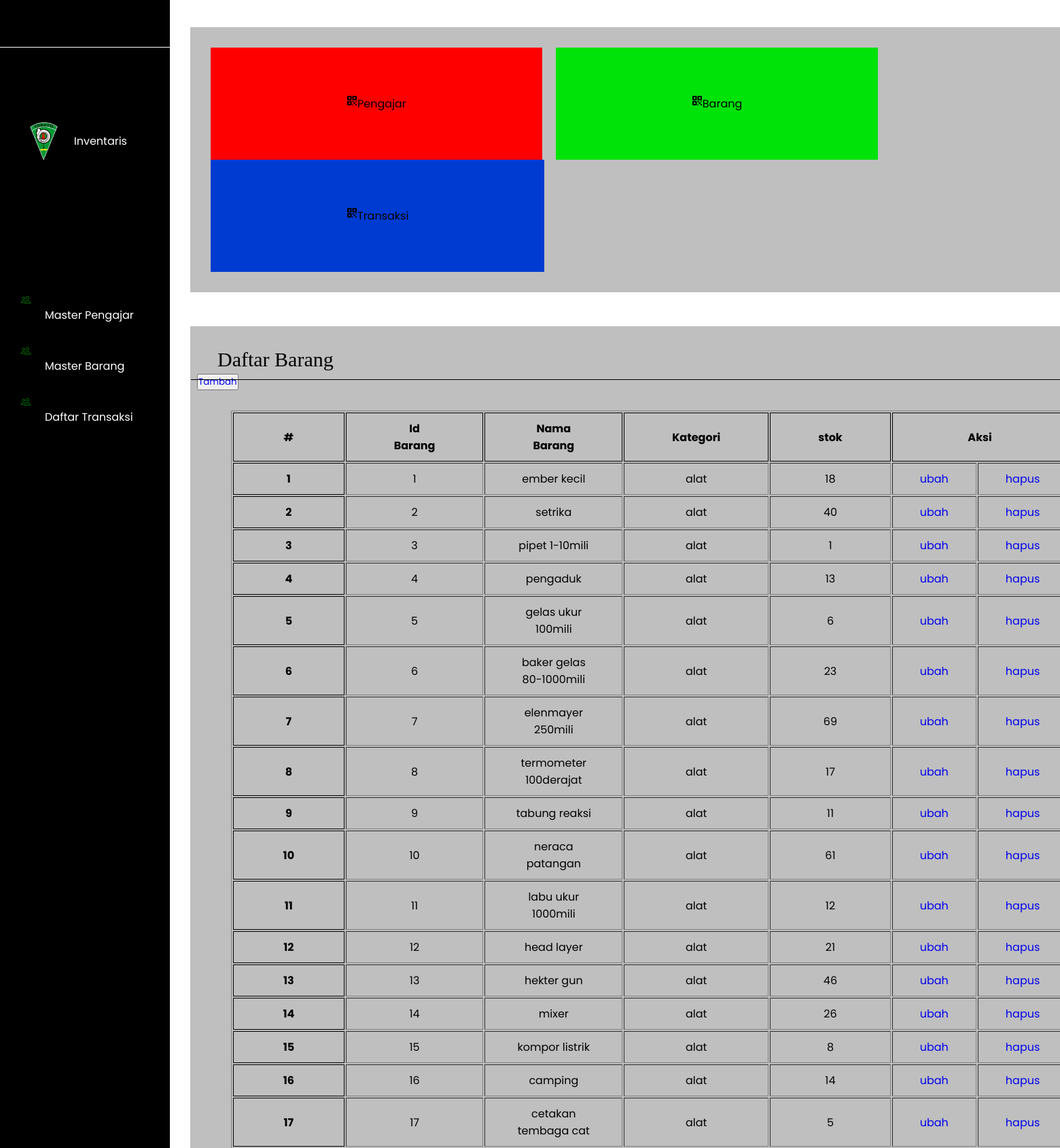
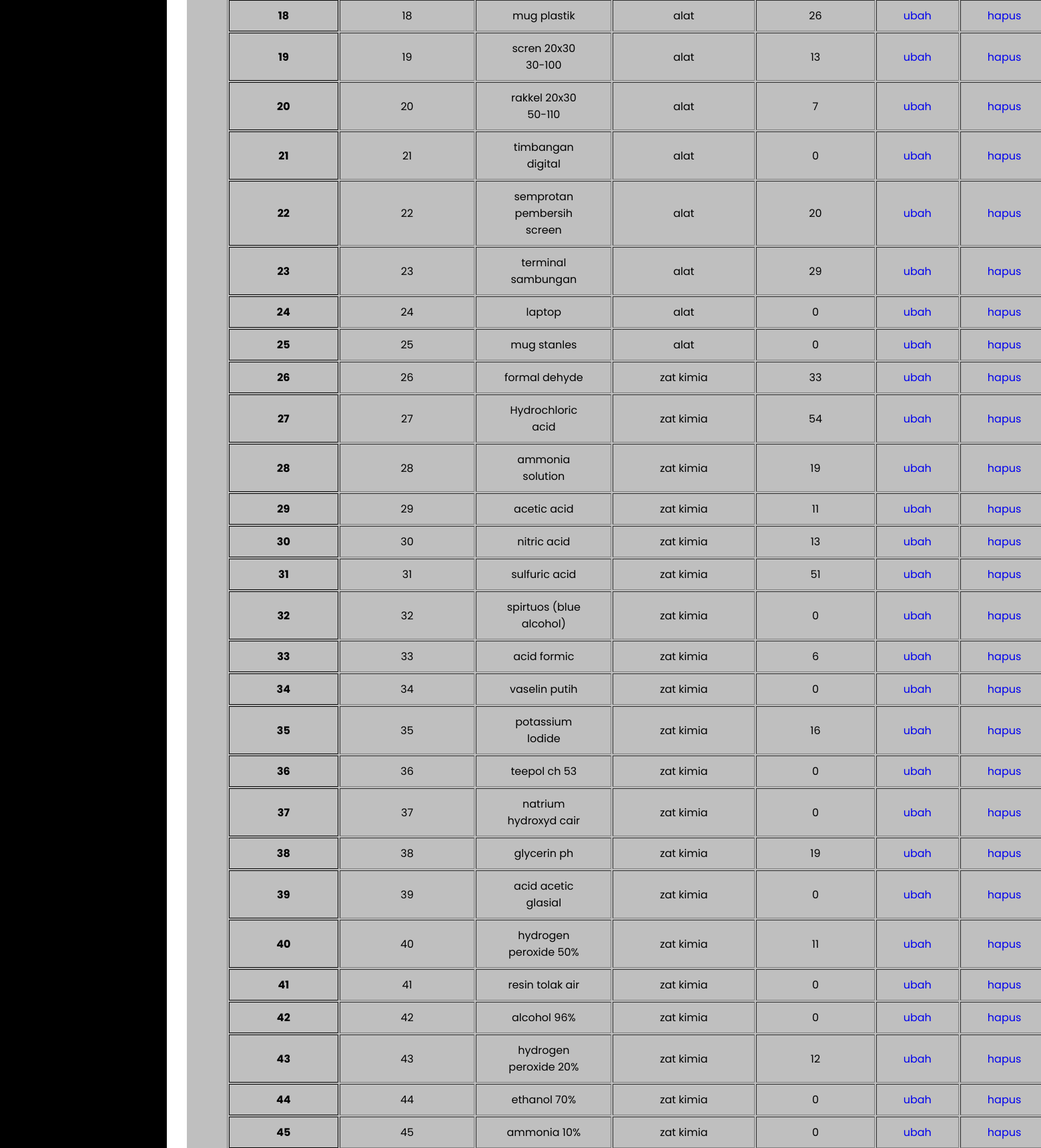
Screenshot of /PWPBQUIZ/barang.php (upper part) with the database file from the repository (2 pictures, top to bottom).
### tables this page shows
CREATE TABLE `tb_barang` (
  `id_barang` int(11) NOT NULL,
  `nama_barang` varchar(50) NOT NULL,
  `kategori_barang` varchar(50) NOT NULL,
  `stok` int(5) NOT NULL
);

### PWPBQUIZ/barang.php (the view, shortened to what this page needs)
<!DOCTYPE html>
<html lang="en">
  <head>
    <link rel="stylesheet" href="css/st.css" />
  </head>
  <body>
    <nav>
    <div class="container">
      <div class="navigation">
        <div class="inventaris-text">
          <img src="foto/logo.png" alt="">
            <p>Inventaris</p>
        </div>
        <div class="menu-toggle"></div>
        <ul class="list">
          <li>
            <div class="icon">
              <ion-icon name="people-outline"></ion-icon>
            </div>
              <a href="#">Master Pengajar</a>
          </li>
          <li>
            <div class="icon">
              <ion-icon name="people-outline"></ion-icon>
            </div>
            <a href="#">Master Barang</a>
          </li>
          <li>
            <div class="icon">
              <ion-icon name="people-outline"></ion-icon>
            </div>
            <a href="#">Daftar Transaksi</a>
          </li>
        </ul>
      </div>
    </div>
    </nav>
    <section>
      <div class="diatas-barang">
        <div class="menubarang">
            <div class="menbar" style="background-color: red;">
              <ion-icon name="qr-code"></ion-icon>
              <div class="text2">Pengajar</div>
            </div>
            <div class="menbar" style="background-color: #00E309">
              <ion-icon name="qr-code"></ion-icon>
              <div class="text2">Barang</div>
            </div>
            <div class="menbar" style="background-color: #003BD1">
              <ion-icon name="qr-code"></ion-icon>
              <div class="text2">Transaksi</div>
            </div>
        </div>
      </div>
    </section>
    <section>
      <div class="transaksi-table">
        <div class="table-barang">
          <div class="tekx">Daftar Barang</div>
          <div class="garis"></div>
          <div>
            <button><a href="formtambah.php">Tambah</a></button>
          </div>
          <div class="table">
            <table border="1" style="width: 100%;">
              <tr>
                <th>#</th>
                <th>Id Barang</th>
                <th>Nama Barang</th>
                <th>Kategori</th>
                <th>stok</th>
                <th colspan="2">Aksi</th>
              </tr>
              <?php
                include "proses/koneksi_db.php";
                $no = 1;
                $queri = "select * from tb_barang";
                $hasil = mysqli_query($koneksi, $queri);
                while ($data = mysqli_fetch_array($hasil)) {
                    echo "<tr><th>" .$no. "</th>
                    <td>" .$data['id_barang']. "</td>
                    <td>" .$data['nama_barang']. "</td>
                    <td>" .$data['kategori_barang']. "</td>
                    <td>" .$data['stok']. "</td>
                    <td><a href='formubah.php?id=$data[id_barang]'>ubah</a></td>
                    <td><a href='?id=$data[id_barang]'>hapus</a></td>
                    </tr>";
                    $no++;
                }
              ?>
            </table>
          </div>
        </div>
      </div>
    </section>
  </body>
</html>

### PWPBQUIZ/css/st.css (style rules this page uses)
* { margin: 0; padding: 0; box-sizing: border-box; font-family: 'Poppins',sans-serif; }
.navigation { position: fixed; inset: 0 50px 0px 0px; width: 250px; min-height: 200px; background:black; }
.navigation .menu-toggle { position: absolute; top: 0; left: 0; width: 100%; height: 70px; border-bottom: 1px solid #fff; cursor: pointer; display: flex; justify-content: flex-start; align-items: center; padding: 0 20px; }
.navigation .list li { list-style: none; padding: 5px 30px; display: flex; justify-content: left; color: green; align-items: flex-start; }
.navigation .list li a { text-decoration: none; padding: -10px 20px; margin: 20px 20px; color: #fff; }
.inventaris-text { width: 50%; height: 10%; display: flex; align-items: center; padding: 0px 20px 0px; margin-top: -10px; color: #fff; }
.inventaris-text img { width: 150px; height: 60px; display: flex; align-items: center; justify-content: center; align-items: center; }
.diatas-barang { background-color: rgba(0, 0, 0, 0.25); width: 83%; display: flex; align-items: flex-end; margin: 40px 280px; padding: 30px 10px; }
.menbar { padding: 70px 200px; display: flex; margin-left: 20px; align-items: flex-start; float: left; }
.transaksi-table { background-color: rgba(0, 0, 0, 0.25); width: 83%; display: flex; margin: 50px 280px; padding: 30px 10px; }
.table { padding: 30px 50px; }
.garis { border-bottom: 1px solid black; position: absolute; display: flex; justify-content: center; }
.table th { border: 1px solid; padding: 10px 70px; }
.table td { padding: 10px 40px; text-align: center; }
.garis { border-bottom: 1px solid black; width: 83%; height: 5px; padding: 5px ; margin: 0px -9px; }
.tekx { font-size: 30px; font-family:'Times New Roman', Times, serif; padding: 2px 30px; }
a { text-decoration: none; }

### rows the page displays
tb_barang: id_barang "1", nama_barang "ember kecil", kategori_barang "alat", stok "18"
tb_barang: id_barang "2", nama_barang "setrika", kategori_barang "alat", stok "40"
tb_barang: id_barang "3", nama_barang "pipet 1-10mili", kategori_barang "alat", stok "1"
tb_barang: id_barang "4", nama_barang "pengaduk", kategori_barang "alat", stok "13"
tb_barang: id_barang "5", nama_barang "gelas ukur 100mili", kategori_barang "alat", stok "6"
tb_barang: id_barang "6", nama_barang "baker gelas 80-1000mili", kategori_barang "alat", stok "23"
tb_barang: id_barang "7", nama_barang "elenmayer 250mili", kategori_barang "alat", stok "69"
tb_barang: id_barang "8", nama_barang "termometer 100derajat", kategori_barang "alat", stok "17"
tb_barang: id_barang "9", nama_barang "tabung reaksi", kategori_barang "alat", stok "11"
tb_barang: id_barang "10", nama_barang "neraca patangan", kategori_barang "alat", stok "61"
tb_barang: id_barang "11", nama_barang "labu ukur 1000mili", kategori_barang "alat", stok "12"
tb_barang: id_barang "12", nama_barang "head layer", kategori_barang "alat", stok "21"
tb_barang: id_barang "13", nama_barang "hekter gun", kategori_barang "alat", stok "46"
tb_barang: id_barang "14", nama_barang "mixer", kategori_barang "alat", stok "26"
tb_barang: id_barang "15", nama_barang "kompor listrik", kategori_barang "alat", stok "8"
tb_barang: id_barang "16", nama_barang "camping", kategori_barang "alat", stok "14"
tb_barang: id_barang "17", nama_barang "cetakan tembaga cat", kategori_barang "alat", stok "5"
tb_barang: id_barang "18", nama_barang "mug plastik", kategori_barang "alat", stok "26"
tb_barang: id_barang "19", nama_barang "scren 20x30 30-100", kategori_barang "alat", stok "13"
tb_barang: id_barang "20", nama_barang "rakkel 20x30 50-110", kategori_barang "alat", stok "7"
tb_barang: id_barang "21", nama_barang "timbangan digital", kategori_barang "alat", stok "0"
tb_barang: id_barang "22", nama_barang "semprotan pembersih screen", kategori_barang "alat", stok "20"
tb_barang: id_barang "23", nama_barang "terminal sambungan", kategori_barang "alat", stok "29"
tb_barang: id_barang "24", nama_barang "laptop", kategori_barang "alat", stok "0"
tb_barang: id_barang "25", nama_barang "mug stanles", kategori_barang "alat", stok "0"
tb_barang: id_barang "26", nama_barang "formal dehyde", kategori_barang "zat kimia", stok "33"
tb_barang: id_barang "27", nama_barang "Hydrochloric acid", kategori_barang "zat kimia", stok "54"
tb_barang: id_barang "28", nama_barang "ammonia solution", kategori_barang "zat kimia", stok "19"
tb_barang: id_barang "29", nama_barang "acetic acid", kategori_barang "zat kimia", stok "11"
tb_barang: id_barang "30", nama_barang "nitric acid", kategori_barang "zat kimia", stok "13"
tb_barang: id_barang "31", nama_barang "sulfuric acid", kategori_barang "zat kimia", stok "51"
tb_barang: id_barang "32", nama_barang "spirtuos (blue alcohol)", kategori_barang "zat kimia", stok "0"
tb_barang: id_barang "33", nama_barang "acid formic", kategori_barang "zat kimia", stok "6"
tb_barang: id_barang "34", nama_barang "vaselin putih", kategori_barang "zat kimia", stok "0"
tb_barang: id_barang "35", nama_barang "potassium lodide", kategori_barang "zat kimia", stok "16"
tb_barang: id_barang "36", nama_barang "teepol ch 53", kategori_barang "zat kimia", stok "0"
tb_barang: id_barang "37", nama_barang "natrium hydroxyd cair", kategori_barang "zat kimia", stok "0"
tb_barang: id_barang "38", nama_barang "glycerin ph", kategori_barang "zat kimia", stok "19"
tb_barang: id_barang "39", nama_barang "acid acetic glasial", kategori_barang "zat kimia", stok "0"
tb_barang: id_barang "40", nama_barang "hydrogen peroxide 50%", kategori_barang "zat kimia", stok "11"
tb_barang: id_barang "41", nama_barang "resin tolak air", kategori_barang "zat kimia", stok "0"
tb_barang: id_barang "42", nama_barang "alcohol 96%", kategori_barang "zat kimia", stok "0"
tb_barang: id_barang "43", nama_barang "hydrogen peroxide 20%", kategori_barang "zat kimia", stok "12"
tb_barang: id_barang "44", nama_barang "ethanol 70%", kategori_barang "zat kimia", stok "0"
tb_barang: id_barang "45", nama_barang "ammonia 10%", kategori_barang "zat kimia", stok "0"
